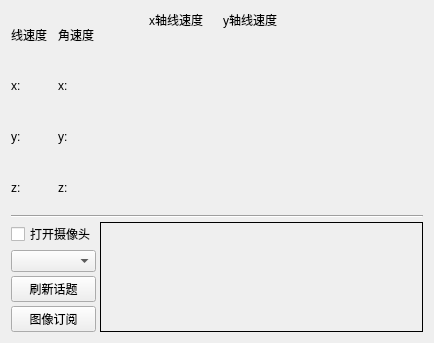
          <widget class="QWidget" name="tab_3">
           <attribute name="title">
            <string>基本</string>
           </attribute>
           <layout class="QHBoxLayout" name="horizontalLayout_7">
            <property name="sizeConstraint">
             <enum>QLayout::SetNoConstraint</enum>
            </property>
            <item>
             <layout class="QVBoxLayout" name="verticalLayout_8" stretch="1,0,99">
              <property name="spacing">
               <number>4</number>
              </property>
              <property name="sizeConstraint">
               <enum>QLayout::SetNoConstraint</enum>
              </property>
              <item>
               <layout class="QHBoxLayout" name="horizontalLayout_4" stretch="1,0,4,0">
                <item>
                 <layout class="QGridLayout" name="gridLayout_5">
                  <property name="sizeConstraint">
                   <enum>QLayout::SetMaximumSize</enum>
                  </property>
                  <item row="0" column="3">
                   <widget class="QLabel" name="label_31">
                    <property name="text">
                     <string>角速度</string>
                    </property>
                   </widget>
                  </item>
                  <item row="2" column="3">
                   <widget class="QLabel" name="label_18">
                    <property name="text">
                     <string>y:</string>
                    </property>
                   </widget>
                  </item>
                  <item row="2" column="1" colspan="2">
                   <widget class="QLabel" name="label_linery">
                    <property name="maximumSize">
                     <size>
                      <width>150</width>
                      <height>16777215</height>
                     </size>
                    </property>
                    <property name="text">
                     <string/>
                    </property>
                   </widget>
                  </item>
                  <item row="3" column="1" colspan="2">
                   <widget class="QLabel" name="label_linerz">
                    <property name="maximumSize">
                     <size>
                      <width>150</width>
                      <height>16777215</height>
                     </size>
                    </property>
                    <property name="text">
                     <string/>
                    </property>
                   </widget>
                  </item>
                  <item row="3" column="3">
                   <widget class="QLabel" name="label_19">
                    <property name="text">
                     <string>z:</string>
                    </property>
                   </widget>
                  </item>
                  <item row="2" column="0">
                   <widget class="QLabel" name="label_15">
                    <property name="text">
                     <string>y:</string>
                    </property>
                   </widget>
                  </item>
                  <item row="1" column="0">
                   <widget class="QLabel" name="label_14">
                    <property name="text">
                     <string>x:</string>
                    </property>
                   </widget>
                  </item>
                  <item row="0" column="2">
                   <spacer name="horizontalSpacer_4">
                    <property name="orientation">
                     <enum>Qt::Horizontal</enum>
                    </property>
                    <property name="sizeHint" stdset="0">
                     <size>
                      <width>40</width>
                      <height>20</height>
                     </size>
                    </property>
                   </spacer>
                  </item>
                  <item row="1" column="3">
                   <widget class="QLabel" name="label_17">
                    <property name="text">
                     <string>x:</string>
                    </property>
                   </widget>
                  </item>
                  <item row="3" column="0">
                   <widget class="QLabel" name="label_16">
                    <property name="text">
                     <string>z:</string>
                    </property>
                   </widget>
                  </item>
                  <item row="1" column="1" colspan="2">
                   <widget class="QLabel" name="label_linerx">
                    <property name="maximumSize">
                     <size>
                      <width>150</width>
                      <height>16777215</height>
                     </size>
                    </property>
                    <property name="text">
                     <string/>
                    </property>
                   </widget>
                  </item>
                  <item row="0" column="0" colspan="2">
                   <widget class="QLabel" name="label_30">
                    <property name="text">
                     <string>线速度</string>
                    </property>
                   </widget>
                  </item>
                  <item row="0" column="4">
                   <spacer name="horizontalSpacer_5">
                    <property name="orientation">
                     <enum>Qt::Horizontal</enum>
                    </property>
                    <property name="sizeHint" stdset="0">
                     <size>
                      <width>40</width>
                      <height>20</height>
                     </size>
                    </property>
                   </spacer>
                  </item>
                  <item row="1" column="4">
                   <widget class="QLabel" name="label_angerx">
                    <property name="maximumSize">
                     <size>
                      <width>150</width>
                      <height>16777215</height>
                     </size>
                    </property>
                    <property name="text">
                     <string/>
                    </property>
                   </widget>
                  </item>
                  <item row="2" column="4">
                   <widget class="QLabel" name="label_angery">
                    <property name="maximumSize">
                     <size>
                      <width>150</width>
                      <height>16777215</height>
                     </size>
                    </property>
                    <property name="text">
                     <string/>
                    </property>
                   </widget>
                  </item>
                  <item row="3" column="4">
                   <widget class="QLabel" name="label_angerz">
                    <property name="maximumSize">
                     <size>
                      <width>150</width>
                      <height>16777215</height>
                     </size>
                    </property>
                    <property name="text">
                     <string/>
                    </property>
                   </widget>
                  </item>
                 </layout>
                </item>
                <item>
                 <spacer name="horizontalSpacer_6">
                  <property name="orientation">
                   <enum>Qt::Horizontal</enum>
                  </property>
                  <property name="sizeHint" stdset="0">
                   <size>
                    <width>40</width>
                    <height>20</height>
                   </size>
                  </property>
                 </spacer>
                </item>
                <item>
                 <widget class="QWidget" name="widget_x" native="true">
                  <property name="minimumSize">
                   <size>
                    <width>0</width>
                    <height>0</height>
                   </size>
                  </property>
                  <property name="maximumSize">
                   <size>
                    <width>200</width>
                    <height>200</height>
                   </size>
                  </property>
                  <widget class="QLabel" name="label_6">
                   <property name="geometry">
                    <rect>
                     <x>0</x>
                     <y>0</y>
                     <width>67</width>
                     <height>17</height>
                    </rect>
                   </property>
                   <property name="text">
                    <string>x轴线速度</string>
                   </property>
                  </widget>
                 </widget>
                </item>
                <item>
                 <widget class="QWidget" name="widget_y" native="true">
                  <property name="minimumSize">
                   <size>
                    <width>200</width>
                    <height>200</height>
                   </size>
                  </property>
                  <property name="maximumSize">
                   <size>
                    <width>200</width>
                    <height>200</height>
                   </size>
                  </property>
                  <widget class="QLabel" name="label_10">
                   <property name="geometry">
                    <rect>
                     <x>0</x>
                     <y>0</y>
                     <width>67</width>
                     <height>17</height>
                    </rect>
                   </property>
                   <property name="text">
                    <string>y轴线速度</string>
                   </property>
                  </widget>
                 </widget>
                </item>
               </layout>
              </item>
              <item>
               <widget class="Line" name="line">
                <property name="orientation">
                 <enum>Qt::Horizontal</enum>
                </property>
               </widget>
              </item>
              <item>
               <layout class="QHBoxLayout" name="horizontalLayout_6" stretch="0,3">
                <property name="sizeConstraint">
                 <enum>QLayout::SetNoConstraint</enum>
                </property>
                <item>
                 <layout class="QVBoxLayout" name="verticalLayout_7">
                  <item>
                   <widget class="QCheckBox" name="checkBox__opencamera">
                    <property name="text">
                     <string>打开摄像头</string>
                    </property>
                   </widget>
                  </item>
                  <item>
                   <widget class="QComboBox" name="comboBox_carmeratopic">
                    <property name="maximumSize">
                     <size>
                      <width>200</width>
                      <height>16777215</height>
                     </size>
                    </property>
                   </widget>
                  </item>
                  <item>
                   <widget class="QPushButton" name="pushButton">
                    <property name="text">
                     <string>刷新话题</string>
                    </property>
                   </widget>
                  </item>
                  <item>
                   <widget class="QPushButton" name="pushButton_subimg">
                    <property name="maximumSize">
                     <size>
                      <width>200</width>
                      <height>16777215</height>
                     </size>
                    </property>
                    <property name="text">
                     <string>图像订阅</string>
                    </property>
                   </widget>
                  </item>
                 </layout>
                </item>
                <item>
                 <widget class="QLabel" name="label_image">
                  <property name="enabled">
                   <bool>true</bool>
                  </property>
                  <property name="minimumSize">
                   <size>
                    <width>0</width>
                    <height>0</height>
                   </size>
                  </property>
                  <property name="sizeIncrement">
                   <size>
                    <width>1</width>
                    <height>1</height>
                   </size>
                  </property>
                  <property name="baseSize">
                   <size>
                    <width>1</width>
                    <height>1</height>
                   </size>
                  </property>
                  <property name="styleSheet">
                   <string notr="true">R</string>
                  </property>
                  <property name="frameShape">
                   <enum>QFrame::Box</enum>
                  </property>
                  <property name="text">
                   <string/>
                  </property>
                  <property name="wordWrap">
                   <bool>false</bool>
                  </property>
                  <property name="margin">
                   <number>0</number>
                  </property>
                  <property name="indent">
                   <number>-1</number>
                  </property>
                  <property name="openExternalLinks">
                   <bool>false</bool>
                  </property>
                 </widget>
                </item>
               </layout>
              </item>
             </layout>
            </item>
           </layout>
          </widget>
